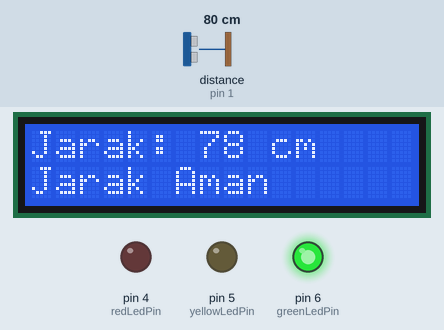
Simulated run of this sketch. Board: Arduino Uno, built with avr-gcc and run on an emulated ATmega328P. Shown: 16×2 character LCD, output pins drawn as LEDs (lit = HIGH). Wiring (inferred from the names in the program): ultrasonic range finder: trigger pin 9; echo pin 1. Inputs (shaded band) come from the test bench; at power-on: distance to the obstacle (sensor on pin 1) 80 cm. The echo pulse lasts 58.3 µs per cm; pins used as bus, display or sensor lines are not drawn; what the sketch prints to the serial monitor is not drawn.

Above: at 1.2 s.
1.3 s: distance to the obstacle (sensor on pin 1) set to 24 cm
At 2.0 s:
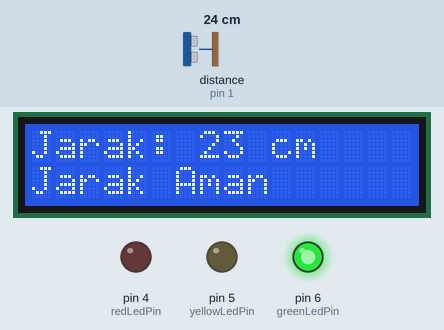
4.4 s: distance to the obstacle (sensor on pin 1) set to 20 cm
At 5.2 s:
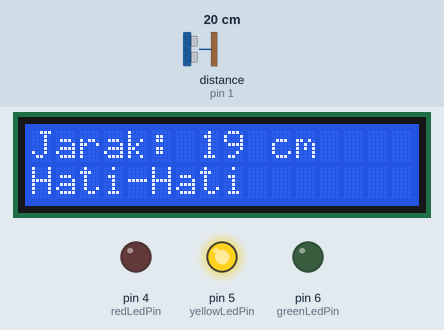
7.3 s: distance to the obstacle (sensor on pin 1) set to 12 cm
At 7.8 s:
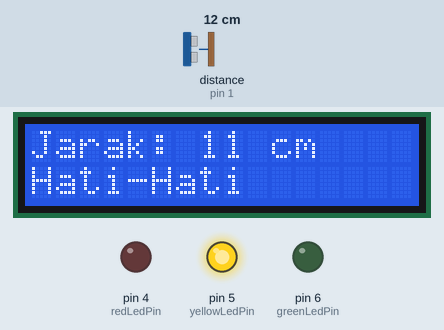
8.9 s: distance to the obstacle (sensor on pin 1) set to 9 cm
At 9.4 s:
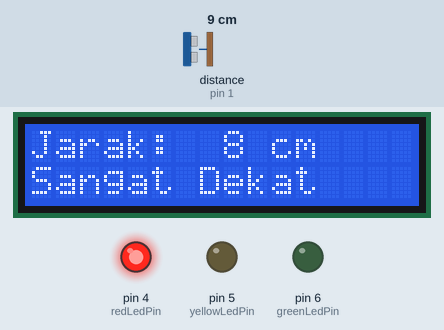
Timing chart, 0 to 11.9 s (numbered marks = the images above; inputs shaded):
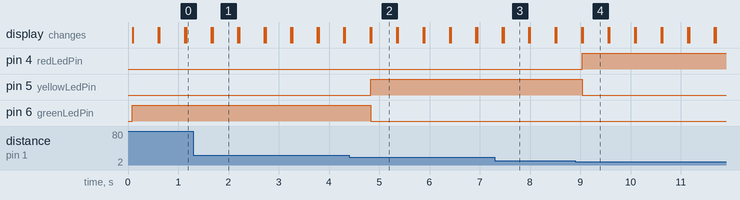

The sketch:

Ultrasonic_Led_Lcd.ino
```cpp
#include <Wire.h>
#include <LiquidCrystal_I2C.h>

const int trigPin = 9;
const int echoPin = 1;
const int redLedPin = 4;
const int yellowLedPin = 5;
const int greenLedPin = 6; // Added green LED for >20cm
LiquidCrystal_I2C lcd(0x27, 16, 2); // Adjust address if needed

long duration;
int distance;

void setup() {
  lcd.init();
  lcd.backlight();

  pinMode(trigPin, OUTPUT);
  pinMode(echoPin, INPUT);
  pinMode(redLedPin, OUTPUT);
  pinMode(yellowLedPin, OUTPUT);
  pinMode(greenLedPin, OUTPUT); //Initialize green LED
  Serial.begin(9600);
}

void loop() {
  lcd.clear();
  digitalWrite(trigPin, LOW);
  delayMicroseconds(2);
  digitalWrite(trigPin, HIGH);
  delayMicroseconds(10);
  digitalWrite(trigPin, LOW);

  duration = pulseIn(echoPin, HIGH);
  distance = duration * 0.034 / 2;

  Serial.print("Jarak: ");
  Serial.print(distance);
  Serial.println(" cm");

  lcd.setCursor(0, 0);
  lcd.print("Jarak: ");
  if (distance < 10) {
    lcd.print(" ");
  }
  lcd.print(distance);
  lcd.print(" cm");

  // LED logic
  digitalWrite(redLedPin, LOW);
  digitalWrite(yellowLedPin, LOW);
  digitalWrite(greenLedPin, LOW); // Turn off all LEDs by default.

  if (distance < 10) {
    digitalWrite(redLedPin, HIGH);
    lcd.setCursor(0,1);
    lcd.print("Sangat Dekat");
  } else if (distance >= 10 && distance < 21) {
    digitalWrite(yellowLedPin, HIGH);
    lcd.setCursor(0,1);
    lcd.print("Hati-Hati");

  } else {
    digitalWrite(greenLedPin, HIGH);
    lcd.setCursor(0,1);
    lcd.print("Jarak Aman");

  }

  delay(500);
}
```

Measured:
- the behaviour switches between 22 and 21 cm on distance to the obstacle (sensor on pin 1) (found by bisection; images 1 and 2)
- the behaviour switches between 11 and 10 cm on distance to the obstacle (sensor on pin 1) (found by bisection; images 3 and 4)
- after the input at 1.3 s, the display: first differs from a run without the input after 0.38 s (image 1)
- after the input at 4.4 s, pin 5 (yellowLedPin): LOW → HIGH after 0.43 s; pin 6 (greenLedPin): HIGH → LOW after 0.43 s; the display: first differs from a run without the input after 0.44 s (image 2)
- after the input at 7.3 s, the display: first differs from a run without the input after 0.17 s (image 3)
- after the input at 8.9 s, pin 4 (redLedPin): LOW → HIGH after 0.14 s; pin 5 (yellowLedPin): HIGH → LOW after 0.14 s; the display: first differs from a run without the input after 0.15 s (image 4)
- what the display in image 1 shows lasts 0.5 s, from 1.7 s to 2.2 s
